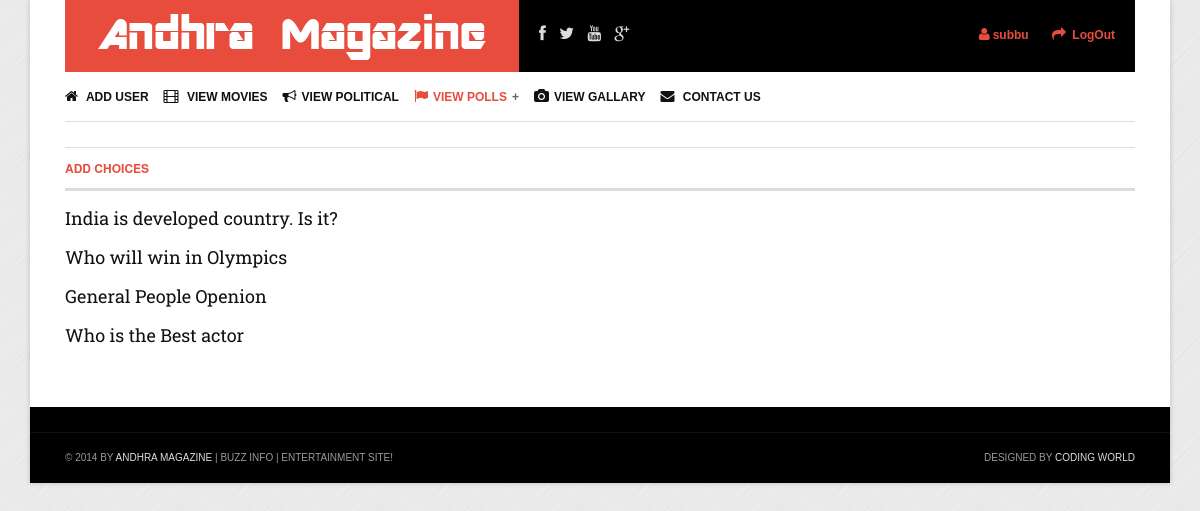
Screenshot of /a_single_poll.php (signed in) with the database file from the repository.
### tables this page shows
CREATE TABLE IF NOT EXISTS `polls` (
  `id` bigint(20) NOT NULL AUTO_INCREMENT,
  `title` text NOT NULL,
  PRIMARY KEY (`id`)
);

### includes/article.php (called while the page is built, shortened)
<?php
   class Article
   {
				public function allpolls()
		{
			global $pdo;
			$query= $pdo->prepare("SELECT * FROM polls ORDER BY id DESC;");
			$query->execute();
			return $query ->fetchAll();
		}
    }
 ?>

### a_single_poll.php (the view, shortened to what this page needs)
<?php
include('includes/article.php');
	if(isset($_SESSION['admin']))
	{
?>
<!DOCTYPE html>
<html lang="en">
<head>
    <link rel="stylesheet" href="assets/css/font-awesome.min.css">
    <link rel="stylesheet" href="assets/css/weather-icons.min.css">
	<link rel="stylesheet" href="assets/css/megafish.css">
    <link rel="stylesheet" href="assets/css/framework.css">
    <link rel="stylesheet" href="assets/flexslider/flexslider-alt.css">
    <link rel="stylesheet" href="assets/flexslider/flexslider-tab.css">
	<link rel="stylesheet" href="style.css" type='text/css' media="screen" />
	<link rel='stylesheet' href='assets/css/print.css' id="print-style-css" type='text/css' media="print" />
</head>
<body class="site-boxed">
	<div class="site-wrapper">
		<div class="prl-container">
			<header id="masthead" class="clearfix">
				<div class="prl-header-logo"><a href="#"><img src="assets/images/logo.png" alt="Original" /></a></div>
				<div class="prl-header-social">
					<a href="fb-link" class="fa fa-facebook" title="Facebook" data-prl-tooltip></a>
					<a href="tt-link" class="fa fa-twitter" title="Twitter" data-prl-tooltip></a>
					<a href="yb-link" class="fa fa-youtube" title="Youtube" data-prl-tooltip></a>
					<a href="gg-link" class="fa fa-google-plus" title="Google plus" data-prl-tooltip></a>
				</div>
				<div class="prl-header-right">
					<span class="prl-header-custom-text"> <strong style="text-transform:capital;"><a class="" href="a_index.php"></i><i class="fa fa-user"></i><?php echo $_SESSION['username']; ?></a></strong></span>
					<span class="prl-header-time"> <strong style="text-transform:capital;"><a class="" href="logout.php"><i class="fa fa-share"></i> LogOut</a></strong></span>
				</div>
			</header>
			<nav id="nav" class="prl-navbar" role="navigation">
				<div class="nav-wrapper">
					<div class='nav-container clearfix'>
						<ul class="sf-menu" id="sf-menu">
							<li ><a href="a_index.php"><i class="fa fa-home"></i> Add User</a>
							<li ><a href="a_all_movies.php"><i class="fa fa-film"></i> View Movies</a></li>
							<li ><a href="a_all_politicals.php"><i class="fa fa-bullhorn"></i>View Political</a></li>
							<li class="menu_item-home current">
								<a href="a_all_polls.php"><i class="fa fa-flag"></i>View Polls</a>
							</li>
							<li ><a href="a_all_gallery.php"><i class="fa fa-camera"></i>View Gallary</a></li>
							<li ><a href="a_contactus.php"><i class="fa fa-envelope"></i> Contact Us</a></li>
						</ul>
					</div>
				</div>
			</nav>
		</div>
		<div class="prl-container">
			<div class="prl-grid prl-grid-divider">
				<section id="main" class="prl-span-12">
					<h5 class="prl-block-title alizarin">Add Choices</h5>
						<div class="prl-grid prl-grid-divider">
							<div class="prl-span-6">
							<?php
							$function12 = new Article;
							$functions = $function12->allpolls();
							foreach ($functions as $function12)
							{?>
								<h3><a href="add_choices.php?id=<?php echo $function12['id']; ?>"><?php echo $function12['title'];?></a> </h3>
							<?php
							}
							?>
							</div>
						</div>
					<br/>
				</section>
			</div>
		</div>
		<footer id="footer" role="contentinfo">
			<div class="footer-widget">
			</div>
			<div class="copyright">
				<div class="prl-container">
					<div class="left">
						&copy; 2014 by <a href="#">Andhra magazine</a> | Buzz INFO | Entertainment site!
					</div>
					<div class="right">
						Designed by <a href="#">Coding World</a>
					</div>
				</div>
			</div>
		</footer>
	</div>
	</body>
</html>
<?php
	}
?>

### assets/css/megafish.css (style rules this page uses)
.sf-menu { position: relative; }
.sf-menu, .sf-menu li { margin: 0; padding: 0; list-style: none; }
.sf-menu li:not(.sf-mega-parent) { position: relative; }
.sf-menu > li { float: left; }
.sf-menu > li > a { display: block; position: relative; }
.sf-menu { float: left; width: 100%; }
.sf-menu > li > a { font-size:12px; text-transform:uppercase; text-decoration: none; color: #111; font-weight:bold; line-height:50px; zoom: 1; }
.sf-menu > li > a > i { margin-right:5px; }
.sf-menu > li { -webkit-transition: background .2s; transition: background .2s; margin-right:15px; }
.sf-menu > li.current > a, .sf-menu > li:hover > a, .sf-menu > li.sfHover > a { color: #e74c3c; }
.sf-arrows .sf-with-ul { padding-right: 1em; *padding-right: 0; }
.sf-arrows .sf-with-ul:after { content: '+'; position: absolute; top: 0px; right: 0; color:#666 }

### assets/css/framework.css (style rules this page uses)
html, body, div, span, applet, object, iframe, h1, h2, h3, h4, h5, h6, p, blockquote, pre, a, abbr, acronym, address, big, cite, code, del, dfn, em, img, ins, kbd, q, s, samp, small, strike, strong, sub, sup, tt, var, b, u, i, center, dl, dt, dd, ol, ul, li, fieldset, form, label, legend, table, caption, tbody, tfoot, thead, tr, th, td, article, aside, canvas, details, embed, figure, figcaption, footer, header, hgroup, menu, nav, output, ruby, section, summary, time, mark, audio, video { margin: 0; padding: 0; border: 0; outline: 0; font-size: 100%; font: inherit; vertical-align: baseline; }
* { box-sizing:border-box; -ms-box-sizing:border-box; -moz-box-sizing:border-box; -webkit-box-sizing:border-box; }
article, aside, details, figcaption, figure, footer, header, hgroup, menu, nav, section, label, legend { display: block; }
html { font-size:13px; }
body { line-height: 20px; font-family: Arial, Helvetica, sans-serif; color: #333 }
.prl-container:before,.prl-container:after,.prl-grid:before,.prl-grid:after,.clearfix:before,.clearfix:after { content:" ";display:table }
.prl-container:after,.prl-grid:after,.clearfix:after { clear:both }
.clearfix { zoom:1 }
.prl-container { max-width: 1120px; margin:0 auto; padding:0 25px; }
.prl-grid { margin: 0 0 0 -25px; padding: 0; list-style: none; }
.prl-grid > [class*='prl-span-'] { margin-bottom: 25px; padding-left: 25px; float: left; }
.prl-grid .prl-grid [class*='prl-span-'] { margin-bottom:0; }
.prl-grid-divider:not(:empty) { margin-right: -25px; }
.prl-grid-divider:not(:empty) > [class*='prl-span-'] { padding-left: 25px; padding-right: 25px; }
.prl-span-6 { width:50%; }
.prl-span-12 { width:100%; }
.left { float: left; }
.right { float: right; }
h1, h2, h3, h4, h5, h6 { font-family: "Helvetica Neue", "Helvetica", Helvetica, Arial, sans-serif; font-weight:normal; color: #333; text-rendering: optimizeLegibility; margin-bottom: 15px; }
* + h1,* + h2,* + h3,* + h4,* + h5,* + h6 { margin-top:15px; }
h1 a, h2 a, h3 a, h4 a, h5 a, h6 a { font-weight: inherit; text-decoration:none; }
h3 { font-size: 18px; line-height: 24px; }
h5 { font-size: 14px; line-height: 20px; }
a { color: #e74c3c; text-decoration: none; line-height: inherit; }
img { max-width:100%; vertical-align:bottom; }
a img { border:none }
i { font-style: italic; line-height: inherit; }
strong, b { font-weight: bold; line-height: inherit; }

### assets/css/print.css (style rules this page uses)
body { visibility: hidden; }
body.site-boxed .site-wrapper { max-width:none!important; }
.prl-container { max-width:none!important; margin:0!important; }
#masthead, #comment, .prl-entry-meta, #sidebar, #footer { display:none; }
#main { visibility:visible; min-height:0!important; }

### rows the page displays
polls: title "India is developed country. Is it?"
polls: title "Who will win in Olympics"
polls: title "General People Openion"
polls: title "Who is the Best actor"

### other values shown
$_SESSION['username'] "subbu"
